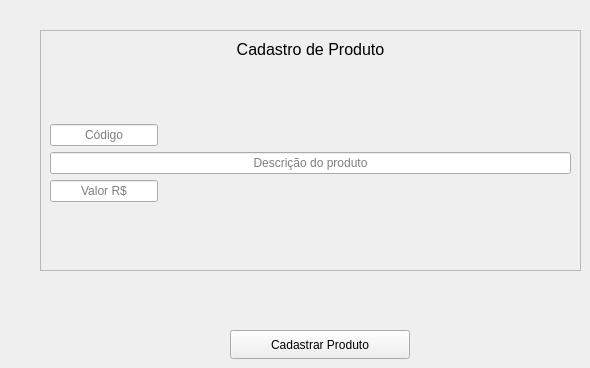
                <widget class="QWidget" name="tela_cadastrar_produto">
                 <attribute name="title">
                  <string>Cadastrar</string>
                 </attribute>
                 <widget class="QFrame" name="frame">
                  <property name="geometry">
                   <rect>
                    <x>40</x>
                    <y>30</y>
                    <width>541</width>
                    <height>241</height>
                   </rect>
                  </property>
                  <property name="frameShape">
                   <enum>QFrame::StyledPanel</enum>
                  </property>
                  <property name="frameShadow">
                   <enum>QFrame::Raised</enum>
                  </property>
                  <layout class="QGridLayout" name="gridLayout">
                   <item row="5" column="0" alignment="Qt::AlignLeft">
                    <widget class="QLineEdit" name="txt_valor">
                     <property name="alignment">
                      <set>Qt::AlignCenter</set>
                     </property>
                     <property name="placeholderText">
                      <string>Valor R$</string>
                     </property>
                    </widget>
                   </item>
                   <item row="3" column="0" alignment="Qt::AlignLeft">
                    <widget class="QLineEdit" name="txt_codigo">
                     <property name="alignment">
                      <set>Qt::AlignCenter</set>
                     </property>
                     <property name="placeholderText">
                      <string>Código</string>
                     </property>
                    </widget>
                   </item>
                   <item row="4" column="0" alignment="Qt::AlignVCenter">
                    <widget class="QLineEdit" name="txt_descricao">
                     <property name="alignment">
                      <set>Qt::AlignCenter</set>
                     </property>
                     <property name="placeholderText">
                      <string>Descrição do produto</string>
                     </property>
                    </widget>
                   </item>
                   <item row="0" column="0">
                    <widget class="QLabel" name="label_6">
                     <property name="text">
                      <string>&lt;html&gt;&lt;head/&gt;&lt;body&gt;&lt;p align=&quot;center&quot;&gt;&lt;span style=&quot; font-size:12pt;&quot;&gt;Cadastro de Produto&lt;/span&gt;&lt;/p&gt;&lt;/body&gt;&lt;/html&gt;</string>
                     </property>
                     <property name="alignment">
                      <set>Qt::AlignCenter</set>
                     </property>
                    </widget>
                   </item>
                   <item row="1" column="0">
                    <spacer name="verticalSpacer_2">
                     <property name="orientation">
                      <enum>Qt::Vertical</enum>
                     </property>
                     <property name="sizeHint" stdset="0">
                      <size>
                       <width>20</width>
                       <height>40</height>
                      </size>
                     </property>
                    </spacer>
                   </item>
                   <item row="6" column="0">
                    <spacer name="verticalSpacer_3">
                     <property name="orientation">
                      <enum>Qt::Vertical</enum>
                     </property>
                     <property name="sizeHint" stdset="0">
                      <size>
                       <width>20</width>
                       <height>40</height>
                      </size>
                     </property>
                    </spacer>
                   </item>
                  </layout>
                 </widget>
                 <widget class="QPushButton" name="btn_cadastrar_produto">
                  <property name="geometry">
                   <rect>
                    <x>230</x>
                    <y>330</y>
                    <width>180</width>
                    <height>29</height>
                   </rect>
                  </property>
                  <property name="minimumSize">
                   <size>
                    <width>180</width>
                    <height>29</height>
                   </size>
                  </property>
                  <property name="cursor">
                   <cursorShape>PointingHandCursor</cursorShape>
                  </property>
                  <property name="text">
                   <string>Cadastrar Produto</string>
                  </property>
                 </widget>
                </widget>
